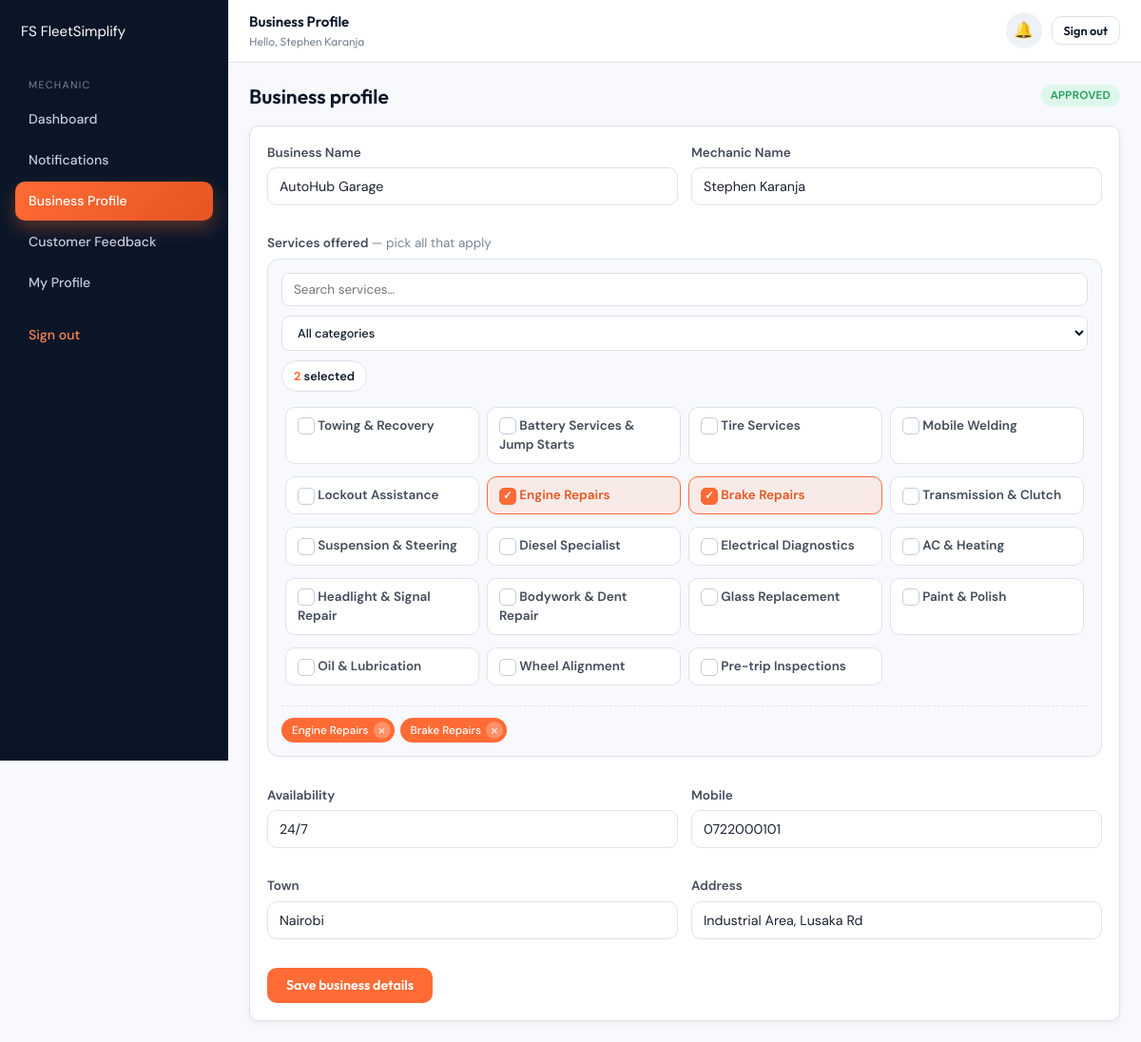
Screenshot of /mechanic/update-business.php (signed in) with the database file from the repository.
### tables this page shows
CREATE TABLE mechanics (
  id                  INT UNSIGNED NOT NULL AUTO_INCREMENT,
  name                VARCHAR(120) NOT NULL,
  email               VARCHAR(190) NOT NULL,
  password            VARCHAR(255) NOT NULL,
  mobile              VARCHAR(10)  NOT NULL,
  town                VARCHAR(80)  NOT NULL,
  address             VARCHAR(255) NOT NULL,
  licence_no          VARCHAR(60)  NOT NULL,
  business_name       VARCHAR(150) NOT NULL,
  service_description VARCHAR(255) NOT NULL DEFAULT '',
  availability        VARCHAR(120) NOT NULL DEFAULT '24/7',
  status              ENUM('pending','approved') NOT NULL DEFAULT 'pending',
  created_at          TIMESTAMP    NOT NULL DEFAULT CURRENT_TIMESTAMP,
  PRIMARY KEY (id),
  UNIQUE KEY uq_mechanics_email (email),
  KEY idx_mechanics_status (status),
  KEY idx_mechanics_town (town)
);

### config/init.php (called while the page is built, shortened)
<?php
function e(?string $s): string {
    return htmlspecialchars((string)$s, ENT_QUOTES | ENT_SUBSTITUTE, 'UTF-8');
}
function current_user(): ?array {
    if (!empty($_SESSION['role']) && !empty($_SESSION['uid'])) {
        return [
            'role' => $_SESSION['role'],
            'uid'  => (int)$_SESSION['uid'],
            'name' => $_SESSION['name'] ?? '',
        ];
    }
    return null;
}
function base_url(): string {
    $script = $_SERVER['SCRIPT_NAME'] ?? '';
    $segments = explode('/', trim($script, '/'));
    $known = ['auth', 'user', 'mechanic', 'admin', 'api', 'partials'];
    $parts = [];
    foreach ($segments as $seg) {
        if (in_array($seg, $known, true) || preg_match('/\.php$/', $seg)) break;
        $parts[] = $seg;
    }
    $base = '/' . implode('/', $parts);
    if ($base === '/') return '';
    return rtrim($base, '/');
}
function url(string $path): string {
    return base_url() . '/' . ltrim($path, '/');
}

### mechanic/update-business.php (the view, shortened to what this page needs)
<?php
require_once __DIR__ . '/../config/init.php';
$u = current_user();
$pdo = db();
$st = $pdo->prepare('SELECT * FROM mechanics WHERE id = :id');
$st->execute([':id' => $u['uid']]);
$me = $st->fetch();
$SERVICE_CATEGORIES = [
    'Roadside'      => ['Towing & Recovery','Battery Services & Jump Starts','Tire Services','Mobile Welding','Lockout Assistance'],
    'Mechanical'    => ['Engine Repairs','Brake Repairs','Transmission & Clutch','Suspension & Steering','Diesel Specialist'],
    'Electrical'    => ['Electrical Diagnostics','AC & Heating','Headlight & Signal Repair'],
    'Bodywork'      => ['Bodywork & Dent Repair','Glass Replacement','Paint & Polish'],
    'Maintenance'   => ['Oil & Lubrication','Wheel Alignment','Pre-trip Inspections'],
];
$current_services = array_filter(array_map('trim', explode(',', $me['service_description'])));
$errors = [];
$page_title = 'Business Profile';
include __DIR__ . '/../partials/header.php';
?>
<div class="app">
    <?php include __DIR__ . '/../partials/sidebar-mechanic.php'; ?>
    <main class="main">
        <?php $show_bell = ($me['status'] === 'approved'); include __DIR__ . '/../partials/topbar.php'; ?>
        <div class="content">
            <div class="page-h">
                <h2 style="margin:0">Business profile</h2>
                <?php if ($me['status'] === 'approved'): ?>
                    <span class="badge badge-success">APPROVED</span>
                <?php else: ?>
                    <span class="badge badge-warning">PENDING APPROVAL</span>
                <?php endif; ?>
            </div>
            <div class="card">
                <form method="post" data-validate-form novalidate>
                    <div class="form-grid-2">
                        <div class="form-row"><label>Business Name</label><input type="text" name="business_name" data-validate="required" value="<?= e($me['business_name']) ?>"><span class="field-error"><?= e($errors['business_name'] ?? '') ?></span></div>
                        <div class="form-row"><label>Mechanic Name</label><input type="text" name="name" data-validate="required" value="<?= e($me['name']) ?>"><span class="field-error"><?= e($errors['name'] ?? '') ?></span></div>
                    </div>
                    <div class="form-row">
                        <label>Services offered <span class="text-muted" style="font-weight:400">— pick all that apply</span></label>
                        <div class="svc-picker" id="svc-picker">
                            <div class="svc-bar">
                                <input type="search" id="svc-search" class="svc-search" placeholder="Search services…">
                                <select id="svc-cat" class="svc-cat" aria-label="Filter by category">
                                    <option value="">All categories</option>
                                </select>
                                <span class="svc-counter"><strong id="svc-count">0</strong> selected</span>
                            </div>
                            <div class="svc-grid" id="svc-grid">
                                <?php foreach ($SERVICE_CATEGORIES as $cat => $items): ?>
                                    <?php foreach ($items as $sv): $checked = in_array($sv, $current_services, true); ?>
                                        <label class="svc-chip <?= $checked ? 'is-active' : '' ?>" data-svc="<?= e($sv) ?>" data-cat="<?= e($cat) ?>">
                                            <span class="svc-tick">✓</span>
                                            <span class="svc-name"><?= e($sv) ?></span>
                                        </label>
                                    <?php endforeach; ?>
                                <?php endforeach; ?>
                            </div>
                            <div class="svc-pills" id="svc-pills"><span class="pill-empty">Pick at least one service above.</span></div>
                        </div>
                        <span class="field-error"><?= e($errors['services'] ?? '') ?></span>
                    </div>
                    <div class="form-grid-2">
                        <div class="form-row">
                            <label>Availability</label>
                            <input type="text" name="availability" data-validate="required" value="<?= e($me['availability']) ?>" placeholder="e.g. 24/7 or Mon–Fri 8am–6pm">
                            <span class="field-error"><?= e($errors['availability'] ?? '') ?></span>
                        </div>
                        <div class="form-row">
                            <label>Mobile</label>
                            <input type="tel" name="mobile" data-validate="mobile" value="<?= e($me['mobile']) ?>" maxlength="10">
                            <span class="field-error"><?= e($errors['mobile'] ?? '') ?></span>
                        </div>
                    </div>
                    <div class="form-grid-2">
                        <div class="form-row"><label>Town</label><input type="text" name="town" data-validate="required" value="<?= e($me['town']) ?>"><span class="field-error"><?= e($errors['town'] ?? '') ?></span></div>
                        <div class="form-row"><label>Address</label><input type="text" name="address" data-validate="required" value="<?= e($me['address']) ?>"><span class="field-error"><?= e($errors['address'] ?? '') ?></span></div>
                    </div>
                    <button type="submit" class="btn">Save business details</button>
                </form>
            </div>
        </div>
    </main>
</div>
<?php
include __DIR__ . '/../partials/footer.php';
?>

### partials/topbar.php
<?php
$u = $u ?? current_user();
$show_bell = $show_bell ?? false;
$page_title = $page_title ?? '';
?>
<div class="topbar">
    <div class="greeting">
        <?= e($page_title ?: 'Dashboard') ?>
        <small>Hello, <?= e($u['name'] ?? '') ?></small>
    </div>
    <div class="topbar-actions">
        <?php if ($show_bell): ?>
            <a class="bell" id="notif-bell" href="<?= e(url('mechanic/notifications.php')) ?>" title="Notifications">
                🔔<span class="count" style="display:none">0</span>
            </a>
        <?php endif; ?>
        <a class="btn btn-outline btn-sm" href="<?= e(url('auth/logout.php')) ?>">Sign out</a>
    </div>
</div>

### assets/css/main.css (style rules this page uses)
:root { --navy: #0A1628; --navy-2: #112441; --navy-3: #1B3055; --orange: #FF6B35; --orange-2: #FF8554; --orange-3: #E55522; --white: #ffffff; --grey-50: #F7F9FC; --grey-100: #EEF1F6; --grey-200: #DDE3EC; --grey-300: #C4CCDA; --grey-500: #7A8595; --grey-700: #424B5A; --grey-900: #1B2230; --success: #1F9D55; --success-bg: #DEF7EC; --warning: #F59E0B; --warning-bg: #FEF3C7; --danger: #DC2626; --danger-bg: #FEE2E2; --info: #2563EB; --info-bg: #DBEAFE; --shadow-sm: 0 2px 6px rgba(10,22,40,.06); --shadow: 0 6px 24px rgba(10,22,40,.08); --radius: 10px; }
* { box-sizing: border-box; }
html, body { margin: 0; padding: 0; background: var(--grey-50); color: var(--grey-900); font-family: 'DM Sans', system-ui, sans-serif; font-size: 15px; line-height: 1.5; min-height: 100vh; }
h1, h2, h3, h4, h5 { font-family: 'Outfit', system-ui, sans-serif; color: var(--navy); margin: 0 0 .5em; line-height: 1.25; font-weight: 600; }
h2 { font-size: 1.4rem; }
a { color: var(--orange); text-decoration: none; }
.btn { display: inline-flex; align-items: center; justify-content: center; gap: 8px; padding: 11px 20px; border: 0; border-radius: var(--radius); background: var(--orange); color: var(--white); font: 600 .95rem 'Outfit', sans-serif; cursor: pointer; transition: transform .12s ease, background .12s ease, box-shadow .12s ease; text-decoration: none; line-height: 1.1; }
.btn-outline { background: transparent; color: var(--navy); border: 1.5px solid var(--grey-200); }
.btn-sm { padding: 7px 12px; font-size: .85rem; }
.form-row { margin-bottom: 14px; }
.form-row label { display: block; font-weight: 600; margin-bottom: 5px; color: var(--grey-700); font-size: .9rem; }
.form-row input, .form-row select, .form-row textarea { width: 100%; padding: 10px 12px; border: 1.5px solid var(--grey-200); background: var(--white); border-radius: var(--radius); font: 400 .95rem 'DM Sans', sans-serif; color: var(--grey-900); transition: border-color .15s ease, box-shadow .15s ease; }
.field-error { color: var(--danger); font-size: .82rem; margin-top: 4px; display: block; min-height: 1em; }
.form-grid-2 { display: grid; gap: 14px; grid-template-columns: 1fr 1fr; }
.card { background: var(--white); border: 1px solid var(--grey-200); border-radius: var(--radius); box-shadow: var(--shadow-sm); padding: 18px; }
.badge { display: inline-block; padding: 3px 10px; border-radius: 999px; font-size: .78rem; font-weight: 600; letter-spacing: .02em; text-transform: uppercase; }
.badge-success { background: var(--success-bg); color: var(--success); }
.text-muted { color: var(--grey-500); }

### rows the page displays
mechanics: name "Stephen Karanja", business_name "AutoHub Garage", availability "24/7", mobile "0722000101", town "Nairobi", address "Industrial Area, Lusaka Rd"

### other values shown
$page_title ?: 'Dashboard' "Business Profile"
$sv "Towing & Recovery"
$sv "Battery Services & Jump Starts"
$sv "Tire Services"
$sv "Mobile Welding"
$sv "Lockout Assistance"
$sv "Engine Repairs"
$sv "Brake Repairs"
$sv "Transmission & Clutch"
$sv "Suspension & Steering"
$sv "Diesel Specialist"
$sv "Electrical Diagnostics"
$sv "AC & Heating"
$sv "Headlight & Signal Repair"
$sv "Bodywork & Dent Repair"
